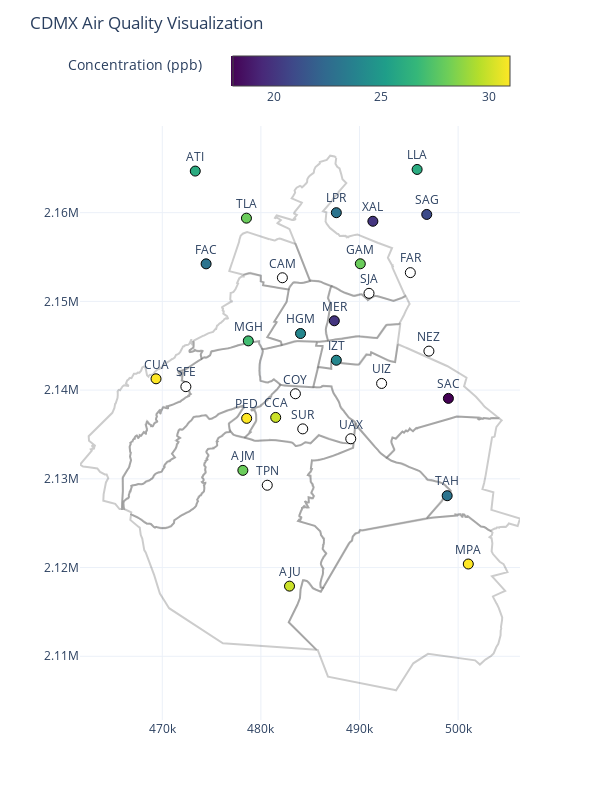

Notebook code cell kept with this figure:
### Code cell
import plotly.graph_objects as go

# Create the figure
fig = go.Figure()

# Add the CDMX polygons
for _, row in cdmx.iterrows():
    x, y = row.geometry.geoms[0].exterior.xy
    fig.add_trace(go.Scatter(
        x=x.tolist(), 
        y=y.tolist(), 
        mode='lines', 
        line=dict(color='rgba(0,0,0,0.2)'),
        fill='toself',
        fillcolor='rgba(255, 255, 255, 0.1)',
        name='CDMX'
    ))



fig.add_trace(go.Scatter(
    x=df_day['longitude'], 
    y=df_day['latitude'], 
    mode='markers+text',
    marker=dict(
        size=10,
        color=df_day['value'].apply(lambda v: v if not np.isnan(v) else 'white'),
        colorscale='Viridis',
        showscale=True,
        colorbar=dict(title="Concentration (ppb)", orientation="h"),
        line=dict(color='black', width=1)  # Add black border to markers
    ),
    text=df_day['station'],
    textposition="top center",
    hoverinfo='text',
    hovertext=df_day['station'] + ": " + df_day['value'].round(2).astype(str),
    name='Stations'
))


# Update layout
fig.update_layout(
    title="CDMX Air Quality Visualization",
    # xaxis_title="Longitude",
    # yaxis_title="Latitude",
    template="plotly_white",
    showlegend=False,
    width=600,
    height=800
)

# # Add the image from the "new" array
# fig.add_trace(go.Heatmap(
#     z=max_filtered,
#     x=x_grid,
#     y=y_grid,
#     colorscale='Viridis',
#     colorbar=dict(title="Weighted KDE"),
#     opacity=0.6
# ))


# Show the plot
fig.show()

### Figure 1 — Plotly figure (JSON) as saved in the notebook; plotly's stock layout.template omitted (floating-point values rounded to 4 significant figures; data arrays with more than 128 entries replaced by an {"elided": "..."} marker saying what was removed)
{"data": [{"fill": "toself", "fillcolor": "rgba(255, 255, 255, 0.1)", "line": {"color": "rgba(0,0,0,0.2)"}, "mode": "lines", "name": "CDMX", "type": "scatter", "x": {"elided": "1931 float values"}, "y": {"elided": "1931 float values"}}, {"fill": "toself", "fillcolor": "rgba(255, 255, 255, 0.1)", "line": {"color": "rgba(0,0,0,0.2)"}, "mode": "lines", "name": "CDMX", "type": "scatter", "x": {"elided": "1897 float values"}, "y": {"elided": "1897 float values"}}, {"fill": "toself", "fillcolor": "rgba(255, 255, 255, 0.1)", "line": {"color": "rgba(0,0,0,0.2)"}, "mode": "lines", "name": "CDMX", "type": "scatter", "x": {"elided": "435 float values"}, "y": {"elided": "435 float values"}}, {"fill": "toself", "fillcolor": "rgba(255, 255, 255, 0.1)", "line": {"color": "rgba(0,0,0,0.2)"}, "mode": "lines", "name": "CDMX", "type": "scatter", "x": {"elided": "481 float values"}, "y": {"elided": "481 float values"}}, {"fill": "toself", "fillcolor": "rgba(255, 255, 255, 0.1)", "line": {"color": "rgba(0,0,0,0.2)"}, "mode": "lines", "name": "CDMX", "type": "scatter", "x": {"elided": "624 float values"}, "y": {"elided": "624 float values"}}, {"fill": "toself", "fillcolor": "rgba(255, 255, 255, 0.1)", "line": {"color": "rgba(0,0,0,0.2)"}, "mode": "lines", "name": "CDMX", "type": "scatter", "x": {"elided": "393 float values"}, "y": {"elided": "393 float values"}}, {"fill": "toself", "fillcolor": "rgba(255, 255, 255, 0.1)", "line": {"color": "rgba(0,0,0,0.2)"}, "mode": "lines", "name": "CDMX", "type": "scatter", "x": {"elided": "686 float values"}, "y": {"elided": "686 float values"}}, {"fill": "toself", "fillcolor": "rgba(255, 255, 255, 0.1)", "line": {"color": "rgba(0,0,0,0.2)"}, "mode": "lines", "name": "CDMX", "type": "scatter", "x": {"elided": "1301 float values"}, "y": {"elided": "1301 float values"}}, {"fill": "toself", "fillcolor": "rgba(255, 255, 255, 0.1)", "line": {"color": "rgba(0,0,0,0.2)"}, "mode": "lines", "name": "CDMX", "type": "scatter", "x": {"elided": "1349 float values"}, "y": {"elided": "1349 float values"}}, {"fill": "toself", "fillcolor": "rgba(255, 255, 255, 0.1)", "line": {"color": "rgba(0,0,0,0.2)"}, "mode": "lines", "name": "CDMX", "type": "scatter", "x": {"elided": "789 float values"}, "y": {"elided": "789 float values"}}, {"fill": "toself", "fillcolor": "rgba(255, 255, 255, 0.1)", "line": {"color": "rgba(0,0,0,0.2)"}, "mode": "lines", "name": "CDMX", "type": "scatter", "x": {"elided": "897 float values"}, "y": {"elided": "897 float values"}}, {"fill": "toself", "fillcolor": "rgba(255, 255, 255, 0.1)", "line": {"color": "rgba(0,0,0,0.2)"}, "mode": "lines", "name": "CDMX", "type": "scatter", "x": {"elided": "1298 float values"}, "y": {"elided": "1298 float values"}}, {"fill": "toself", "fillcolor": "rgba(255, 255, 255, 0.1)", "line": {"color": "rgba(0,0,0,0.2)"}, "mode": "lines", "name": "CDMX", "type": "scatter", "x": {"elided": "1168 float values"}, "y": {"elided": "1168 float values"}}, {"fill": "toself", "fillcolor": "rgba(255, 255, 255, 0.1)", "line": {"color": "rgba(0,0,0,0.2)"}, "mode": "lines", "name": "CDMX", "type": "scatter", "x": {"elided": "602 float values"}, "y": {"elided": "602 float values"}}, {"fill": "toself", "fillcolor": "rgba(255, 255, 255, 0.1)", "line": {"color": "rgba(0,0,0,0.2)"}, "mode": "lines", "name": "CDMX", "type": "scatter", "x": {"elided": "472 float values"}, "y": {"elided": "472 float values"}}, {"fill": "toself", "fillcolor": "rgba(255, 255, 255, 0.1)", "line": {"color": "rgba(0,0,0,0.2)"}, "mode": "lines", "name": "CDMX", "type": "scatter", "x": {"elided": "382 float values"}, "y": {"elided": "382 float values"}}, {"hoverinfo": "text", "hovertext": ["FAC: 23.0", "SAG: 21.0", "TLA: 28.0", "XAL: 20.0", "MER: 20.0", "PED: 31.0", "UIZ: nan", "CUA: 31.0", "TPN: nan", "TAH: 23.0", "SUR: nan", "COY: nan", "IZT: 24.0", "AJM: 28.0", "AJU: 30.0", "ATI: 26.0", "CAM: nan", "CCA: 30.0", "FAR: nan", "GAM: 28.0", "HGM: 24.0", "LLA: 26.0", "LPR: 23.0", "MGH: 27.0", "MPA: 31.0", "NEZ: nan", "SAC: 18.0", "SFE: nan", "SJA: nan", "UAX: nan"], "marker": {"color": [23, 21, 28, 20, 20, 31, "white", 31, "white", 23, "white", "white", 24, 28, 30, 26, "white", 30, "white", 28, 24, 26, 23, 27, 31, "white", 18, "white", "white", "white"], "colorbar": {"orientation": "h", "title": {"text": "Concentration (ppb)"}}, "colorscale": [[0, "#440154"], [0.1111, "#482878"], [0.2222, "#3e4989"], [0.3333, "#31688e"], [0.4444, "#26828e"], [0.5556, "#1f9e89"], [0.6667, "#35b779"], [0.7778, "#6ece58"], [0.8889, "#b5de2b"], [1, "#fde725"]], "line": {"color": "black", "width": 1}, "showscale": true, "size": 10}, "mode": "markers+text", "name": "Stations", "text": ["FAC", "SAG", "TLA", "XAL", "MER", "PED", "UIZ", "CUA", "TPN", "TAH", "SUR", "COY", "IZT", "AJM", "AJU", "ATI", "CAM", "CCA", "FAR", "GAM", "HGM", "LLA", "LPR", "MGH", "MPA", "NEZ", "SAC", "SFE", "SJA", "UAX"], "textposition": "top center", "type": "scatter", "x": [474400.0, 496800.0, 478500.0, 491400.0, 487400.0, 478600.0, 492200.0, 469400.0, 480600.0, 498900.0, 484200.0, 483500.0, 487600.0, 478200.0, 482900.0, 473300.0, 482200.0, 481500.0, 495200.0, 490100.0, 484000.0, 495800.0, 487700.0, 478700.0, 501000.0, 497000.0, 499000.0, 472400.0, 491000.0, 489100.0], "y": [2154000.0, 2160000.0, 2159000.0, 2159000.0, 2148000.0, 2137000.0, 2141000.0, 2141000.0, 2129000.0, 2128000.0, 2136000.0, 2140000.0, 2143000.0, 2131000.0, 2118000.0, 2165000.0, 2153000.0, 2137000.0, 2153000.0, 2154000.0, 2146000.0, 2165000.0, 2160000.0, 2146000.0, 2120000.0, 2144000.0, 2139000.0, 2140000.0, 2151000.0, 2135000.0]}], "layout": {"height": 800, "showlegend": false, "title": {"text": "CDMX Air Quality Visualization"}, "width": 600}}
